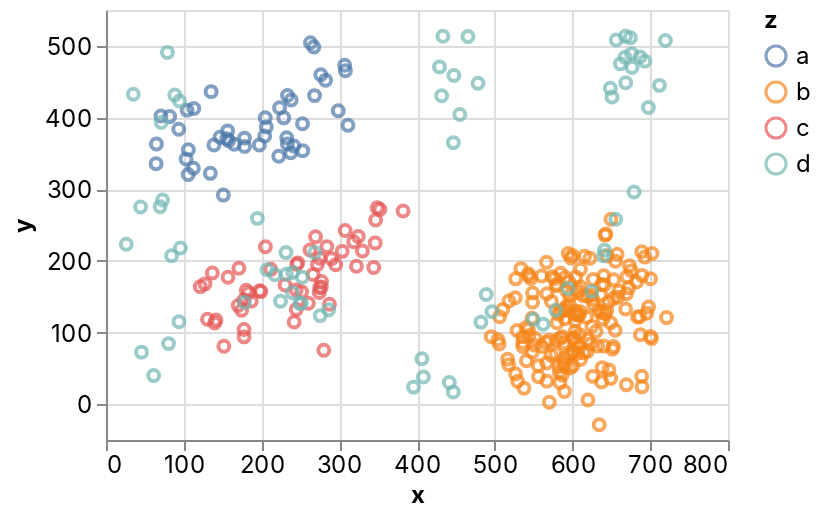

Here is the notebook cell this chart was saved with:
### Markdown cell above
Check the _chart_ option to quickly evaluate a dataset, It's seriously cool!!

### Code cell


### Figure 1 — Vega-Lite specification as saved in the notebook (floating-point values rounded to 4 significant figures; data arrays with more than 128 entries replaced by an {"elided": "..."} marker saying what was removed)
{"config": {"view": {"continuousWidth": 400, "continuousHeight": 300}, "area": {"fill": "#51C0E9"}, "axis": {"labelFont": "Inter, sans-serif", "labelFontSize": 12, "labelFontWeight": "normal", "labelLimit": 60, "labelOverlap": "greedy", "titleFont": "Inter, sans-serif", "titleFontSize": 12, "titleFontWeight": "bold"}, "background": "#ffffff", "legend": {"labelFont": "Inter, sans-serif", "labelFontSize": 12, "titleFont": "Inter, sans-serif", "titleFontSize": 12, "titleFontWeight": "bold"}, "line": {"stroke": "#51C0E9", "strokeWidth": 2}, "rect": {"fill": "#51C0E9"}, "title": {"anchor": "start", "color": "#000000", "font": "Inter, sans-serif", "fontSize": 22, "fontWeight": "normal"}}, "data": {"name": "data-cff6462e6d8046c29376f4633d023376"}, "mark": {"type": "point", "tooltip": {"content": "data"}}, "autosize": {"type": "fit"}, "encoding": {"color": {"type": "nominal", "field": "z", "scale": {"type": "linear", "zero": false}, "sort": "ascending"}, "x": {"type": "quantitative", "field": "x", "scale": {"type": "linear", "zero": true}, "sort": "ascending"}, "y": {"type": "quantitative", "field": "y", "scale": {"type": "linear", "zero": true}, "sort": "ascending"}}, "height": 248, "width": "container", "$schema": "https://vega.github.io/schema/vega-lite/v4.json", "datasets": {"data-cff6462e6d8046c29376f4633d023376": {"elided": "343 records"}}}
